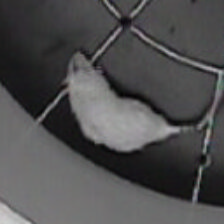
#> input picture hw1/mouse.bmp, 224 x 224 px
$ jupyter execute hw1.ipynb
#> lines starting #> are read from the running program, lines starting #| are printed output that depends on the picture; after the words box and inside, x2 and y2 are one past the last pixel; in counts of white or black regions, pixels touching at a corner belong together
[cell 1]
from scipy import ndimage
import matplotlib.pyplot as plt
import imageio
import PIL
import numpy as np
import cv2
import skimage

### Фильтр Гаусса

[cell 2]
def draw_pair(first, second, first_gray_scale = False, second_gray_scale = False, tittle = ""):
    fig, ax = plt.subplots(1, 2, figsize=(8, 4))
    plt.suptitle(tittle)
    ax[0].title.set_text('Before')
    ax[1].title.set_text('After')
    if first_gray_scale:
        ax[0].imshow(first, cmap = 'gray')
    else:
        ax[0].imshow(first)
    if second_gray_scale:
        ax[1].imshow(second, cmap = 'gray')
    else:
        ax[1].imshow(second)
    plt.show()

[cell 3]
pic = PIL.Image.open(f"mouse.bmp")
#> pic is the input picture: PIL image 224x224 RGB; mean R, G, B 79.2, 78.7, 79.4
sigma = 3
pix = np.array(pic)
result = ndimage.gaussian_filter(pix, sigma)
PIL_image_gaus = PIL.Image.fromarray(np.uint8(result)).convert('L')
draw_pair(pic, PIL_image_gaus, second_gray_scale=True, tittle='Gaussian')

### Фильтр Робертса

[cell 4]
roberts_cross_v = np.array([[1, 0 ],
                            [0,-1 ]])
roberts_cross_h = np.array([[ 0, 1 ],
                            [ -1, 0 ]])

b = pic.getbands()  # проверяем, сколько слоев в изображении
#> b = ('R', 'G', 'B')
print(b)
#| ('R', 'G', 'B')

# преобразуем в серое
pic_L = pic.convert("L")

b = pic_L.getbands()  # проверяем, сколько слоев в изображении
#> b = ('L',)
print(b)
#| ('L',)

[cell 5]
vertical = ndimage.convolve(pic_L, roberts_cross_v)
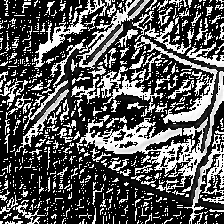
#> vertical: shape (224, 224); min 0, max 255, mean 87.1
horizontal = ndimage.convolve(pic_L, roberts_cross_h)
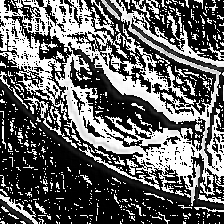
#> horizontal: shape (224, 224); min 0, max 255, mean 100.1
edged_img = np.sqrt( np.square(horizontal) + np.square(vertical))
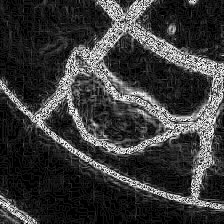
#> edged_img: shape (224, 224) float16; min 0, max 15.91, mean 3.54; drawn with min black and max white


PIL_image = PIL.Image.fromarray(np.uint8(edged_img))
draw_pair(pic, PIL_image, second_gray_scale=True, tittle = 'Roberts')

### Фильтр Прюитт

[cell 6]
pix = np.array(pic)
input_shape = pix.shape
#> input_shape = (224, 224, 3)
new_shape = input_shape[1], input_shape[0]
#> new_shape = (224, 224)
result = skimage.filters.prewitt(pix)
draw_pair(pic, result, tittle = 'Pruitt')

### Фильтр Собеля

[cell 7]
pix = np.array(pic)
input_shape = pix.shape
new_shape = input_shape[1], input_shape[0]
result = skimage.filters.sobel(pix)
draw_pair(pic, result, tittle = 'Sobel')

### Фильтр Лапласа

[cell 8]
def LoG_filter(image, sigma, size=None):
    # ядро LoG
#> called with sigma = 2
    if size is None:
        size = int(6 * sigma + 1) if sigma >= 1 else 7

    if size % 2 == 0:
        size += 1

    x, y = np.meshgrid(np.arange(-size//2+1, size//2+1), np.arange(- size // 2 + 1, size // 2 + 1))
    kernel = -(1/(np.pi * sigma**4)) * (1 - ((x**2 + y**2) / (2 * sigma**2))) * np.exp(- (x**2 + y**2) / (2 * sigma**2))
    kernel = kernel / np.sum(np.abs(kernel))

    result = ndimage.convolve(image, kernel)
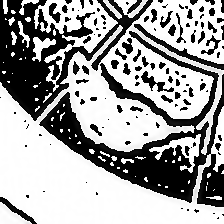
#> result: shape (224, 224); min 0, max 255, mean 161.2
    return result

image = cv2.imread("mouse.bmp", cv2.IMREAD_GRAYSCALE)
sigma = 2.0
filtered_image = LoG_filter(image, sigma)

[cell 9]
draw_pair(image, filtered_image, True, True, tittle='Laplas')

## Выделение областей

### MeanShift

[cell 10]
from sklearn.cluster import MeanShift, estimate_bandwidth

[cell 11]
image = PIL.Image.open("mouse.bmp").convert('RGB')

img = np.array(image)
shape = img.shape
#> shape = (224, 224, 3)
new_shape = shape[1], shape[0]
reshaped_image = np.reshape(image, [-1, 3])
bandwidth = estimate_bandwidth(reshaped_image, quantile=0.1, n_samples=300)
#> bandwidth = 13.41

msc = MeanShift(bandwidth=bandwidth, bin_seeding=True)
msc.fit(reshaped_image)

labels = msc.labels_
result_image = np.reshape(labels, shape[:2])
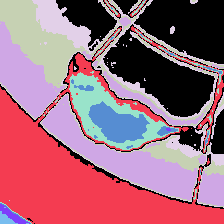
#> result_image: shape (224, 224) int64; 9 distinct labels, from 0 to 8; one colour per label, 0 black
draw_pair(img, result_image, second_gray_scale= True, tittle='MeanShift')

### Floodfill

[cell 12]
img = cv2.imread('mouse.bmp')
gray = cv2.cvtColor(img, cv2.COLOR_BGR2GRAY)

copyimg = img.copy()
h, w = copyimg.shape[:2]
#> h = 224; w = 224
mask = np.zeros([h + 2, w + 2], np.uint8)

# нужно задать координаты точек - центров заливки. Без этого работать не будет!

cv2.floodFill(copyimg, mask, (165,60), (0, 255, 255), (50, 20, 50), (50, 50 ,30), cv2.FLOODFILL_FIXED_RANGE)

draw_pair(img, copyimg, tittle='Floodfill')

[cell 13]
image = cv2.imread("mouse.bmp")
gray_image = cv2.cvtColor(image, cv2.COLOR_BGR2GRAY)

lower_bound = 50
upper_bound = 50

(thresh, BnW_image) = cv2.threshold(gray_image, lower_bound, upper_bound, cv2.THRESH_BINARY)
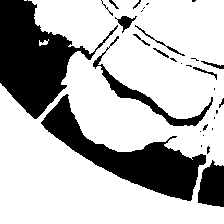
#> BnW_image: shape (224, 224); values 0 (black) and 50 (white), 71.9% white; 31 black regions (17 under 20 px), largest, box (x1, y1, x2, y2) and area: (0, 0, 118, 119) 6014, (41, 94, 206, 201) 5399, (93, 36, 213, 126) 1115
#> thresh = 50
im = PIL.Image.fromarray(BnW_image)
im.save("threshold_test.jpg")
draw_pair(img, im, tittle='Floodfill')

## Зашумление и удаление шумов

### Гауссов шум

[cell 14]
# здесь представлен пример формирования шума на сером изображении, пример на
# цветном будет ниже

img = cv2.imread('mouse.bmp')
img_gray = img[:,:,1]
noise = np.random.normal(0, 50, img_gray.shape)
img_noised = img_gray + noise
img_noised = np.clip(img_noised, 0, 255).astype(np.uint8)

[cell 15]
draw_pair(img, img_noised, second_gray_scale=True, tittle='Гауссов шум')

### Импульсный шум

[cell 16]
x = np.arange(0, 360, 1)
y = np.sin(np.deg2rad(x))

noise_sample = np.random.default_rng().uniform(0.2*min(y), 0.3*max(y), int(0.03*len(y)))
zeros = np.zeros(len(y) - len(noise_sample))
noise = np.concatenate([noise_sample, zeros])
np.random.shuffle(noise)
y_noised = y + noise

[cell 17]
image = cv2.imread("mouse.bmp")

h, w = image.shape[:2]

gray = cv2.cvtColor(image, cv2.COLOR_BGR2GRAY)

s = 300  # количество точек - шума

noise_sample = np.random.default_rng().uniform(low=200, high=250, size=s)

rs1 = np.random.randint(0,gray.size/h-1,s)
rs2 = np.random.randint(0,gray.size/w-1,s)

j = 0

# добавляем шум
for i in noise_sample:
    gray[rs2[j]][rs1[j]] += i
    j += 1
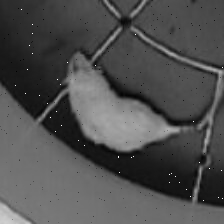
#> gray: shape (224, 224); min 0, max 255, mean 78.9
#> after the loop, j = 300

draw_pair(image, gray, second_gray_scale=True, tittle='Импульсный шум')

### Шум соли и перца (Salt-and-Pepper)

[cell 18]
img_size = img_gray.size
#> img_size = 50176
noise_percentage = 0.1
noise_size = int(noise_percentage*img_size)
#> noise_size = 5017

random_indices = np.random.choice(img_size, noise_size)
img_noised = img_gray.copy()
noise = np.random.choice([img_gray.min(), img_gray.max()], noise_size)
#> noise = 5017 values, max 208 at index 6, min 3 at index 0, mean 107
img_noised.flat[random_indices] = noise

[cell 19]
draw_pair(img, img_noised, second_gray_scale=True, tittle='Salt-and-Pepper')

### Шум квантования

[cell 20]
# Генерация исходного сигнала-примера
x = np.arange(0, 100, 2)
y = 0.3 * x + 0.6

# Генерация шума
y_size = len(y)
noise_percentage = 0.2
noise_size = int(noise_percentage * y_size)
random_indices = np.random.choice(y_size, noise_size)
y_noised = y.copy()
y_noised[random_indices] = np.rint(y_noised[random_indices])

[cell 21]
plt.subplot(121)
plt.plot(y)
plt.xlabel("Исходный сигнал")
plt.subplot(122)
plt.plot(y_noised)
plt.xlabel("Зашумленный сигнал")
plt.show()
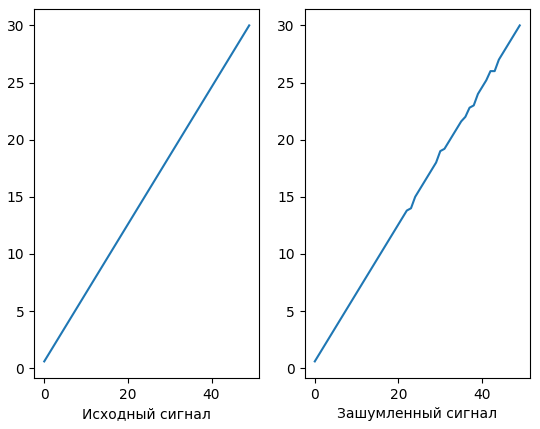
#> figure drawn by matplotlib, 2 panels; panel 1: curve peaks at x = 49, y = 30; panel 2: curve peaks at x = 49, y = 30

### Удаление шума из изображения и видео

[cell 22]
img = cv2.imread('mouse.bmp')
img_gray = img[:,:,1]
noise = np.random.normal(0, 50, img_gray.shape)
img_noised = img_gray + noise
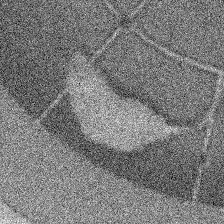
#> img_noised: shape (224, 224) float64; min -158.3, max 334.7, mean 78.8; drawn with min black and max white
img_noised = np.clip(img_noised, 0, 255).astype(np.uint8)
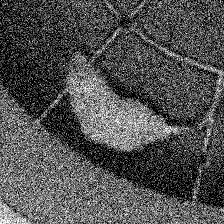
#> img_noised: shape (224, 224); min 0, max 255, mean 81.4
